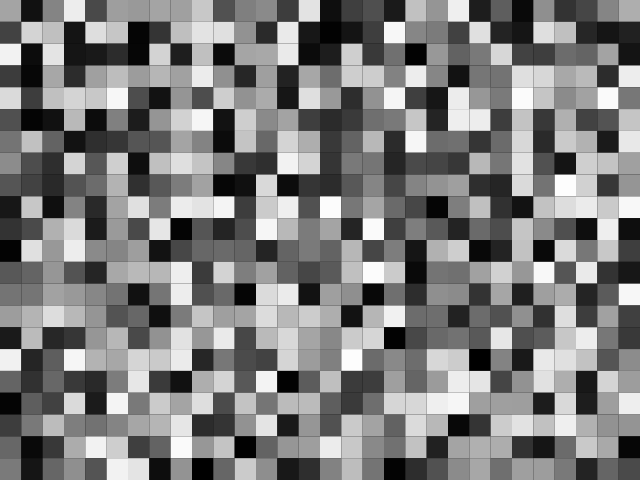
Frame 1 (no input)
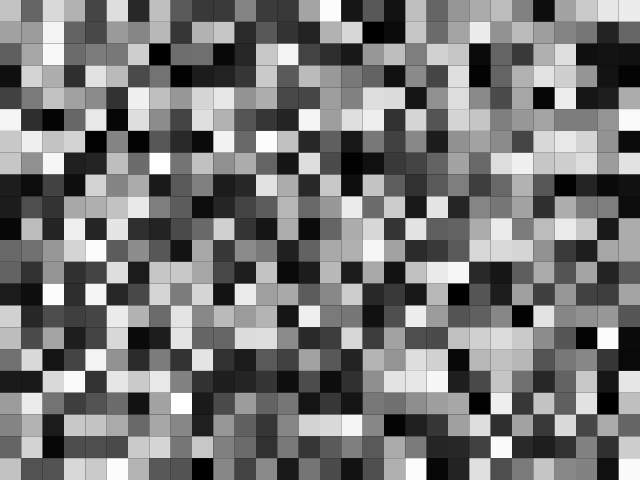
Frame 2 (the mouse pressed at the canvas centre, redrawn once)

The Processing sketch that drew these frames (run headless with seeded random() and noise(); the mouse was pressed at the canvas centre and the sketch redrawn once):

// Processing sketch: grid_01
// ── grid_01.pde
// create variables for grid parameters
int cols, rows;

float cellWidth, cellHeight;
float ratio;


void setup() {
  size( 640, 480 );
  
  // stop draw() from looping on every frame
  // so draw will execut only once
  noLoop();
  
  // store app window dimensions on float variables
  float w = width;
  float h = height;
  
  // calculate window aspect ratio
  ratio = w / h;
  
  // given the number of columns
  cols = 30;
  // calculate how many rows we can fit on our window
  rows = int(cols / ratio);
  
  // calculate grid cell dimensions
  cellWidth = w / cols;
  cellHeight = h / rows;
}


void draw() {
  background( 0 );
  
  // loop through number of columns
  for ( int c = 0; c < cols; c++ ) {
    
    // then we loop through the number of rows
    for ( int r = 0; r < rows; r++ ) {
      
      // calculate cell x/y positions
      float posX = c * cellWidth;
      float posY = r * cellHeight;
      
      // draw a rectangle cell
      noStroke();
      fill( random( 255 ) );
      rect( posX, posY, cellWidth, cellHeight );
    }
  }
}
